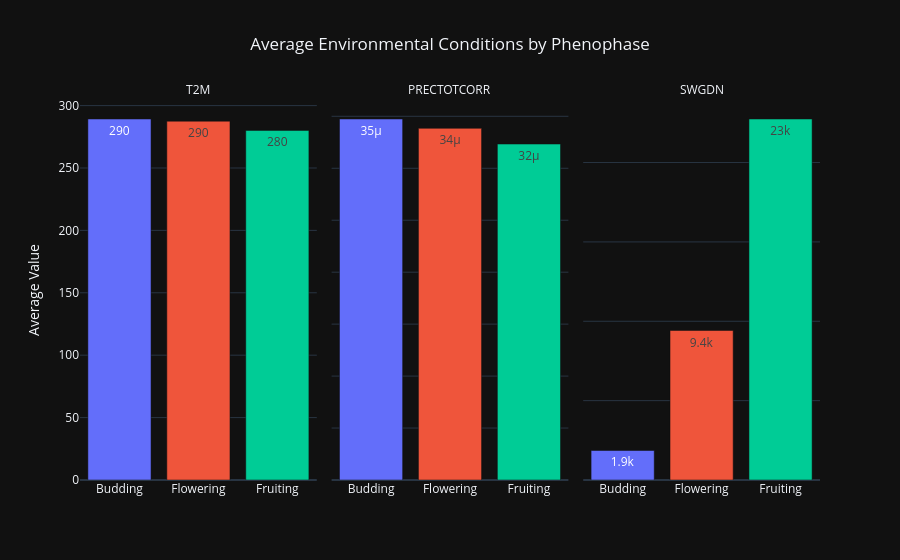

Source (notebook cell):
### Code cell
import pandas as pd
import plotly.express as px

# --- Step 1: Load your dataset ---
# Make sure 'plant_pest_dataset.csv' is in the same directory as your script
try:
    df = pd.read_csv('plant_pest_dataset.csv')
    print(f"🌍 Dataset loaded with {len(df)} records.")
except FileNotFoundError:
    print("❌ Error: 'plant_pest_dataset.csv' not found. Please check the file path.")
    exit()

# --- Step 2: Prepare the data ---
# Filter out zero-values for meaningful comparison
df_filtered = df[(df['SWGDN'] > 0) & (df['PRECTOTCORR'] > 0)].copy()
print(f"🔬 Using {len(df_filtered)} records for analysis.")

# Group by phenophase and calculate the average for each environmental variable
phenophase_profile = df_filtered.groupby('phenophase')[['T2M', 'PRECTOTCORR', 'SWGDN']].mean().reset_index()

print("\n📊 Average Environmental Profile per Phenophase:")
print(phenophase_profile)

# "Melt" the data to make it easy to plot
df_long = pd.melt(
    phenophase_profile,
    id_vars='phenophase',
    var_name='Environmental Variable',
    value_name='Average Value'
)

# --- Step 3: Create the Bar Charts with a Black Theme ---
print("\n📊 Generating classic bar charts with a dark theme...")

fig = px.bar(
    df_long,
    x='phenophase',
    y='Average Value',
    color='phenophase',
    facet_col='Environmental Variable',
    text_auto='.2s',
    title="Average Environmental Conditions by Phenophase",
    template='plotly_dark'  # This line sets the theme to black
)

# --- Step 4: Customize and Show the Plot ---
fig.update_yaxes(matches=None)
fig.update_layout(title_x=0.5, showlegend=False)
fig.for_each_xaxis(lambda x: x.update(title=''))
fig.for_each_annotation(lambda a: a.update(text=a.text.split("=")[-1]))

fig.show()
print("✅ Plot generation complete.")

### Figure 1 — Plotly figure (JSON) as saved in the notebook; plotly's stock layout.template omitted (floating-point values rounded to 4 significant figures)
{"data": [{"hovertemplate": "phenophase=%{x}<br>Environmental Variable=T2M<br>Average Value=%{y}<extra></extra>", "legendgroup": "Budding", "marker": {"color": "#636efa", "pattern": {"shape": ""}}, "name": "Budding", "orientation": "v", "showlegend": true, "textposition": "auto", "texttemplate": "%{y:.2s}", "type": "bar", "x": ["Budding"], "xaxis": "x", "y": [289.3], "yaxis": "y"}, {"hovertemplate": "phenophase=%{x}<br>Environmental Variable=PRECTOTCORR<br>Average Value=%{y}<extra></extra>", "legendgroup": "Budding", "marker": {"color": "#636efa", "pattern": {"shape": ""}}, "name": "Budding", "orientation": "v", "showlegend": false, "textposition": "auto", "texttemplate": "%{y:.2s}", "type": "bar", "x": ["Budding"], "xaxis": "x2", "y": [3.474e-05], "yaxis": "y2"}, {"hovertemplate": "phenophase=%{x}<br>Environmental Variable=SWGDN<br>Average Value=%{y}<extra></extra>", "legendgroup": "Budding", "marker": {"color": "#636efa", "pattern": {"shape": ""}}, "name": "Budding", "orientation": "v", "showlegend": false, "textposition": "auto", "texttemplate": "%{y:.2s}", "type": "bar", "x": ["Budding"], "xaxis": "x3", "y": [1859.0], "yaxis": "y3"}, {"hovertemplate": "phenophase=%{x}<br>Environmental Variable=T2M<br>Average Value=%{y}<extra></extra>", "legendgroup": "Flowering", "marker": {"color": "#EF553B", "pattern": {"shape": ""}}, "name": "Flowering", "orientation": "v", "showlegend": true, "textposition": "auto", "texttemplate": "%{y:.2s}", "type": "bar", "x": ["Flowering"], "xaxis": "x", "y": [287.5], "yaxis": "y"}, {"hovertemplate": "phenophase=%{x}<br>Environmental Variable=PRECTOTCORR<br>Average Value=%{y}<extra></extra>", "legendgroup": "Flowering", "marker": {"color": "#EF553B", "pattern": {"shape": ""}}, "name": "Flowering", "orientation": "v", "showlegend": false, "textposition": "auto", "texttemplate": "%{y:.2s}", "type": "bar", "x": ["Flowering"], "xaxis": "x2", "y": [3.384e-05], "yaxis": "y2"}, {"hovertemplate": "phenophase=%{x}<br>Environmental Variable=SWGDN<br>Average Value=%{y}<extra></extra>", "legendgroup": "Flowering", "marker": {"color": "#EF553B", "pattern": {"shape": ""}}, "name": "Flowering", "orientation": "v", "showlegend": false, "textposition": "auto", "texttemplate": "%{y:.2s}", "type": "bar", "x": ["Flowering"], "xaxis": "x3", "y": [9418.0], "yaxis": "y3"}, {"hovertemplate": "phenophase=%{x}<br>Environmental Variable=T2M<br>Average Value=%{y}<extra></extra>", "legendgroup": "Fruiting", "marker": {"color": "#00cc96", "pattern": {"shape": ""}}, "name": "Fruiting", "orientation": "v", "showlegend": true, "textposition": "auto", "texttemplate": "%{y:.2s}", "type": "bar", "x": ["Fruiting"], "xaxis": "x", "y": [280.1], "yaxis": "y"}, {"hovertemplate": "phenophase=%{x}<br>Environmental Variable=PRECTOTCORR<br>Average Value=%{y}<extra></extra>", "legendgroup": "Fruiting", "marker": {"color": "#00cc96", "pattern": {"shape": ""}}, "name": "Fruiting", "orientation": "v", "showlegend": false, "textposition": "auto", "texttemplate": "%{y:.2s}", "type": "bar", "x": ["Fruiting"], "xaxis": "x2", "y": [3.233e-05], "yaxis": "y2"}, {"hovertemplate": "phenophase=%{x}<br>Environmental Variable=SWGDN<br>Average Value=%{y}<extra></extra>", "legendgroup": "Fruiting", "marker": {"color": "#00cc96", "pattern": {"shape": ""}}, "name": "Fruiting", "orientation": "v", "showlegend": false, "textposition": "auto", "texttemplate": "%{y:.2s}", "type": "bar", "x": ["Fruiting"], "xaxis": "x3", "y": [22740.0], "yaxis": "y3"}], "layout": {"annotations": [{"font": {}, "showarrow": false, "text": "T2M", "x": 0.16, "xanchor": "center", "xref": "paper", "y": 1, "yanchor": "bottom", "yref": "paper"}, {"font": {}, "showarrow": false, "text": "PRECTOTCORR", "x": 0.5, "xanchor": "center", "xref": "paper", "y": 1, "yanchor": "bottom", "yref": "paper"}, {"font": {}, "showarrow": false, "text": "SWGDN", "x": 0.84, "xanchor": "center", "xref": "paper", "y": 1, "yanchor": "bottom", "yref": "paper"}], "barmode": "relative", "legend": {"title": {"text": "phenophase"}, "tracegroupgap": 0}, "showlegend": false, "title": {"text": "Average Environmental Conditions by Phenophase", "x": 0.5}, "xaxis": {"anchor": "y", "categoryarray": ["Budding", "Flowering", "Fruiting"], "categoryorder": "array", "domain": [0, 0.32], "title": {"text": ""}}, "xaxis2": {"anchor": "y2", "categoryarray": ["Budding", "Flowering", "Fruiting"], "categoryorder": "array", "domain": [0.34, 0.66], "matches": "x", "title": {"text": ""}}, "xaxis3": {"anchor": "y3", "categoryarray": ["Budding", "Flowering", "Fruiting"], "categoryorder": "array", "domain": [0.68, 1.0], "matches": "x", "title": {"text": ""}}, "yaxis": {"anchor": "x", "domain": [0, 1], "title": {"text": "Average Value"}}, "yaxis2": {"anchor": "x2", "domain": [0, 1], "showticklabels": false}, "yaxis3": {"anchor": "x3", "domain": [0, 1], "showticklabels": false}}}
